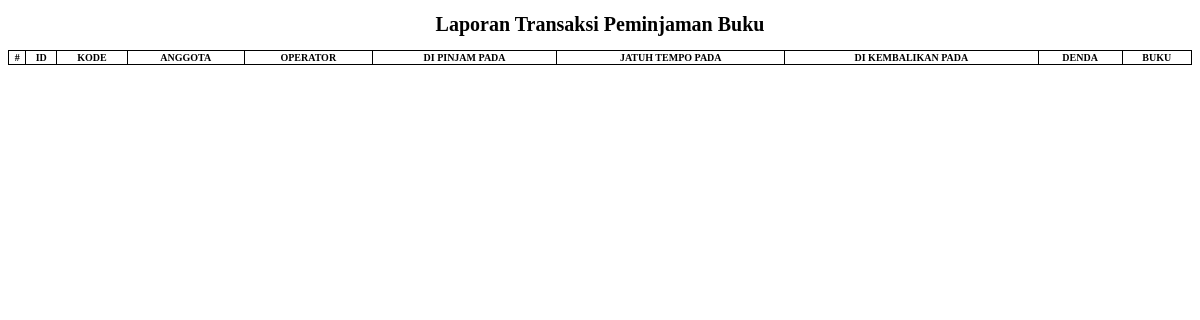
Before: /transaksi_report.php (signed in) with the older database file.
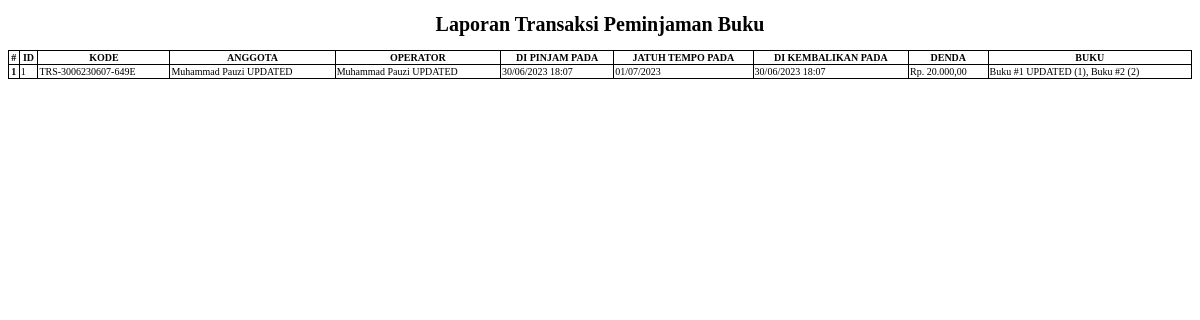
After: the same page with the newer database file.
### tables this page shows
CREATE TABLE `transaksi_peminjaman` (
  `id` int NOT NULL AUTO_INCREMENT,
  `kode` char(20) NOT NULL,
  `dipinjam_pada` datetime NOT NULL,
  `jatuh_tempo_pada` date NOT NULL,
  `dikembalikan_pada` datetime DEFAULT NULL,
  `denda` bigint NOT NULL DEFAULT '0',
  `keterangan` varchar(2000) DEFAULT NULL,
  `operator_id` int NOT NULL,
  `anggota_id` int NOT NULL,
  PRIMARY KEY (`id`),
  UNIQUE KEY `kode` (`kode`),
  KEY `anggota_id` (`anggota_id`) USING BTREE,
  KEY `operator_id` (`operator_id`) USING BTREE
);

CREATE TABLE `anggota` (
  `id` int NOT NULL AUTO_INCREMENT,
  `kode` char(5) NOT NULL,
  `nama` varchar(128) NOT NULL,
  `alamat` varchar(128) NOT NULL,
  `no_hp` char(20) NOT NULL,
  PRIMARY KEY (`id`),
  UNIQUE KEY `kode` (`kode`)
);

CREATE TABLE `users` (
  `id` int NOT NULL AUTO_INCREMENT,
  `nama` varchar(128) NOT NULL,
  `password` varchar(256) NOT NULL,
  `username` varchar(128) NOT NULL,
  PRIMARY KEY (`id`),
  UNIQUE KEY `username` (`username`)
);

### mysql.php (called while the page is built, shortened)
<?php
$servername = "localhost";
$username = "root";
$password = "";
$dbname = "db_perpustakaan";
$conn = mysqli_connect($servername, $username, $password, $dbname);
function getConn()
{
    global $conn;
    return $conn;
}

### global.php (called while the page is built, shortened)
<?php
function query($sql)
{
    return getConn()->query($sql);
}
function formatDate($datetime, $format)
{
    return $datetime ? date($format, strtotime($datetime)) : null;
}
function formatRupiah($value)
{
    return number_format($value, 2, ',', '.');
}

### transaksi_report.php (the view, shortened to what this page needs)
<?php
require 'mysql.php';
require 'global.php';
$sql = "SELECT *, tp.kode as tp_kode, tp.id as tp_id, op.nama as op_nama, an.nama as an_nama FROM transaksi_peminjaman as tp LEFT JOIN anggota as an ON an.id = tp.anggota_id LEFT JOIN users as op ON op.id = tp.operator_id";
$transaksiPeminjaman = query($sql)->fetch_all(MYSQLI_ASSOC);
$sql = "SELECT buku_transaksi_peminjaman.id as id, buku_transaksi_peminjaman.buku_id, buku_transaksi_peminjaman.transaksi_peminjaman_id, buku_transaksi_peminjaman.jml_buku, buku.judul, buku.id as buku_id FROM buku_transaksi_peminjaman LEFT JOIN buku ON buku.id = buku_transaksi_peminjaman.buku_id";
$bukuTransaksiPeminjaman = query($sql)->fetch_all(MYSQLI_ASSOC);
?>
<!DOCTYPE html>
<html lang="en">
<head>
</head>
<body>
    <h1 class="title">Laporan Transaksi Peminjaman Buku</h1>
    <table style="width: 100%;">
        <thead>
            <tr>
                <th class="col">#</th>
                <th class="col">ID</th>
                <th class="col">Kode</th>
                <th class="col">Anggota</th>
                <th class="col">Operator</th>
                <th class="col" class="no-wrap">Di pinjam pada</th>
                <th class="col" class="no-wrap">Jatuh tempo pada</th>
                <th class="col" class="no-wrap">Di kembalikan pada</th>
                <th class="col">Denda</th>
                <th class="col">Buku</th>
            </tr>
        </thead>
        <tbody>
            <?php $no = 1; ?>
            <?php foreach ($transaksiPeminjaman as $tr) : ?>
                <tr>
                    <th scope="row"><?= $no++; ?></th>
                    <td>
                        <?= $tr['tp_id']; ?>
                    </td>
                    <td class="no-wrap"><?= $tr['tp_kode']; ?></td>
                    <td class="no-wrap">
                        <?= $tr['an_nama'] ?>
                    </td>
                    <td class="no-wrap"><?= $tr['op_nama'] ?></td>
                    <td class="no-wrap"><?= formatDate($tr['dipinjam_pada'], 'd/m/Y H:i'); ?></td>
                    <td class="no-wrap"><?= formatDate($tr['jatuh_tempo_pada'], 'd/m/Y'); ?></td>
                    <td class="no-wrap"><?= formatDate($tr['dikembalikan_pada'], 'd/m/Y H:i'); ?></td>
                    <td class="no-wrap">Rp. <?= formatRupiah($tr['denda']); ?></td>
                    <td>
                        <?php
                        $currentBuku = array_filter($bukuTransaksiPeminjaman, fn ($item) => $item['transaksi_peminjaman_id'] == $tr['tp_id']);
                        $ar = array_map(fn ($item) => sprintf("%s (%s)", $item['judul'], $item['jml_buku']), $currentBuku);
                        ?>
                        <?= join(', ', $ar) ?>
                    </td>
                </tr>
            <?php endforeach; ?>
        </tbody>
    </table>
</body>
</html>

### transaksi_report.php (style rules this page uses)
* { font-size: 10px; }
table, th, td { border: 1px solid black; border-collapse: collapse; }
.no-wrap { white-space: nowrap; }
.col { text-transform: uppercase; text-align: center; }
.title { font-size: 20px; font-weight: bolder; text-align: center; }

Changed rows visible on the page:
added transaksi_peminjaman: id "1", kode "TRS-3006230607-649E", anggota.nama "Muhammad Pauzi UPDATED", users.nama "Muhammad Pauzi UPDATED", dipinjam_pada "30/06/2023 18:07", jatuh_tempo_pada "01/07/2023", dikembalikan_pada "30/06/2023 18:07", denda "20.000,00", ar "Buku #1 UPDATED (1), Buku #2 (2)"
